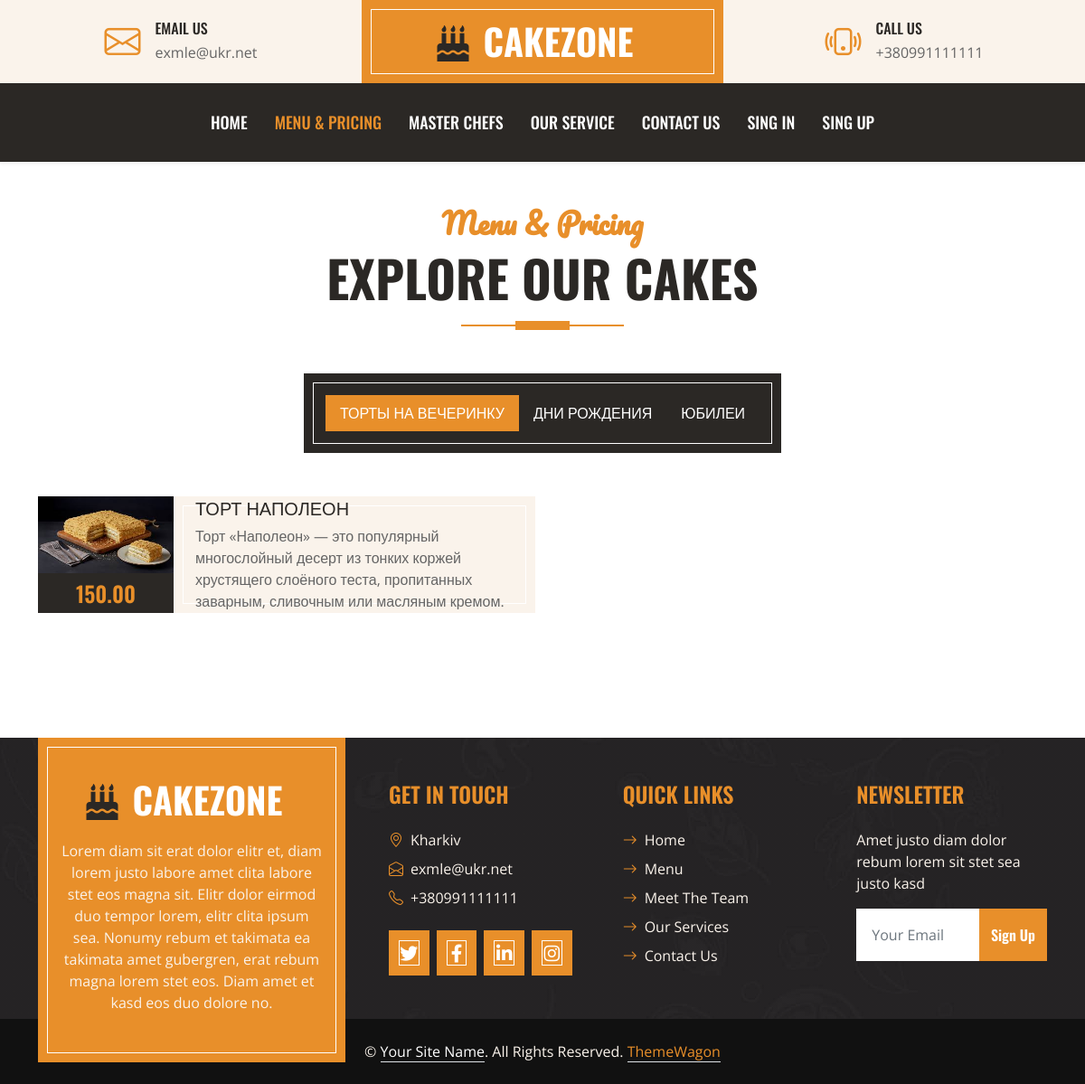
The app's page /menu/ with its own data.
### contacts/models.py (models this page shows, shortened)
class Contacts(models.Model):
    address = models.TextField() #address = models.CharField(max_length=255) мой вариант был
    photo = models.ImageField(upload_to='contacts_photos')
    phone = models.CharField(max_length=20)
    email = models.EmailField()
    working_hours = models.CharField(max_length=100)
    is_visible = models.BooleanField(default=True)
    sort = models.PositiveSmallIntegerField()
    facebook = models.URLField(blank=True)
    instagram = models.URLField(blank=True)
    twitter = models.URLField(blank=True)
    linkedin = models.URLField(blank=True)
    class Meta:
        verbose_name = 'Контакт' #'Contact'
        verbose_name_plural = 'Контакты' #'Contacts'
        ordering = ('sort',)

### menu/models.py (models this page shows, shortened)
class Category(models.Model):
    name = models.CharField(max_length=50)
    description = models.TextField(blank=True)
    sort = models.PositiveSmallIntegerField()
    is_vsible = models.BooleanField(default=True)
    class Meta:
        verbose_name = 'Категория' #'Category'
        verbose_name_plural = 'Категории' #'Categories'
        ordering = ('sort',)

class Dish(models.Model):
    name = models.CharField(max_length=50)
    description = models.TextField()
    price = models.DecimalField(max_digits=8, decimal_places=2)
    photo = models.ImageField(upload_to='menu_photos')
    is_visible = models.BooleanField(default=True)
    is_special = models.BooleanField(default=False)
    sort = models.PositiveSmallIntegerField()
    category = models.ForeignKey(Category, on_delete=models.CASCADE, related_name='dishes')
    def __str__(self):
        return self.name
    class Meta:
        verbose_name = 'Блюдо' #'Dish'
        verbose_name_plural = 'Блюда' #'Dishes'
        ordering = ('sort',)

### menu/views.py (the view)
# urls.py: path('', index, name = 'index'),
def index(request):
    categories = Category.objects.filter(is_vsible = True)
    context = {
        'categories': categories
    }
    return render(request, 'menu.html', context = context)

### contacts/forms.py
class SubscriberForm(forms.ModelForm):
    class Meta:
        model = Subscriber
        fields = ('email',)
        widgets = {
            'email': forms.EmailInput(attrs={
                'class': 'form-control border-white p-3',
                'placeholder': 'Your Email',
                }),
        }

### contacts/context_processors.py (called while the page is built)
def contacts(request):
    return {
        'subscriber_form': SubscriberForm(),
        'index_contacts': Contacts.objects.first()
    }

### menu/templates/menu.html
{% extends "index.html" %}
{% block content %}
    <div class="container-fluid about py-5">
        <div class="container">
            <div class="section-title position-relative text-center mx-auto mb-5 pb-3" style="max-width: 600px;">
                <h2 class="text-primary font-secondary">Menu & Pricing</h2>
                <h1 class="display-4 text-uppercase">Explore Our Cakes</h1>
            </div>
            <div class="tab-class text-center">
                <ul class="nav nav-pills d-inline-flex justify-content-center bg-dark text-uppercase border-inner p-4 mb-5">
                    {% for category in categories %}
                        {% if forloop.first %}
                            <li class="nav-item">
                                <a class="nav-link text-white active" data-bs-toggle="pill" href="#tab-{{ category.pk }}">{{ category.name }}</a>
                            </li>
                        {% else %}
                            <li class="nav-item">
                                <a class="nav-link text-white" data-bs-toggle="pill" href="#tab-{{ category.pk }}">{{ category.name }}</a>
                            </li>
                        {% endif %}
                    {% endfor %}
                </ul>
                <div class="tab-content">
                    {% for category in categories %}
                        <div id="tab-{{ category.pk }}" class="tab-pane fade show p-0 {% if forloop.first %}show active{% endif %}">
                            <div class="row g-3">
                                {% for dish in category.dishes.all %}
                                <div class="col-lg-6">
                                    <div class="d-flex h-100">
                                        <div class="flex-shrink-0">
                                            <img class="img-fluid" src="{{ dish.photo.url }}" alt="" style="width: 150px; height: 85px;">
                                            <h4 class="bg-dark text-primary p-2 m-0">{{ dish.price|floatformat:2 }}</h4>
                                        </div>
                                        <div class="d-flex flex-column justify-content-center text-start bg-secondary border-inner px-4">
                                            <h5 class="text-uppercase">{{ dish }}</h5>
                                            <span>{{ dish.description }}</span>
                                        </div>
                                    </div>
                                </div>
                                {% endfor %}
                            </div>
                        </div>
                    {% endfor %}
                </div>
            </div>
        </div>
    </div>
{% endblock %}

### templates/header.html
<div class="container-fluid px-0 d-none d-lg-block">
        <div class="row gx-0">
            <div class="col-lg-4 text-center bg-secondary py-3">
                <div class="d-inline-flex align-items-center justify-content-center">
                    <i class="bi bi-envelope fs-1 text-primary me-3"></i>
                    <div class="text-start">
                        <h6 class="text-uppercase mb-1">Email Us</h6>
                        <span>{{ index_contacts.email }}</span>
                    </div>
                </div>
            </div>
            <div class="col-lg-4 text-center bg-primary border-inner py-3">
                <div class="d-inline-flex align-items-center justify-content-center">
                    <a href="index.html" class="navbar-brand">
                        <h1 class="m-0 text-uppercase text-white"><i class="fa fa-birthday-cake fs-1 text-dark me-3"></i>CakeZone</h1>
                    </a>
                </div>
            </div>
            <div class="col-lg-4 text-center bg-secondary py-3">
                <div class="d-inline-flex align-items-center justify-content-center">
                    <i class="bi bi-phone-vibrate fs-1 text-primary me-3"></i>
                    <div class="text-start">
                        <h6 class="text-uppercase mb-1">Call Us</h6>
                        <span>{{ index_contacts.phone }}</span>
                    </div>
                </div>
            </div>
        </div>
    </div>

### templates/footer.html (shortened to what this page needs)
<div class="container-fluid bg-img text-secondary" style="margin-top: 90px">
        <div class="container">
            <div class="row gx-5">
                <div class="col-lg-4 col-md-6 mb-lg-n5">
                    <div class="d-flex flex-column align-items-center justify-content-center text-center h-100 bg-primary border-inner p-4">
                        <a href="index.html" class="navbar-brand">
                            <h1 class="m-0 text-uppercase text-white"><i class="fa fa-birthday-cake fs-1 text-dark me-3"></i>CakeZone</h1>
                        </a>
                        <p class="mt-3">Lorem diam sit erat dolor elitr et, diam lorem justo labore amet clita labore stet eos magna sit. Elitr dolor eirmod duo tempor lorem, elitr clita ipsum sea. Nonumy rebum et takimata ea takimata amet gubergren, erat rebum magna lorem stet eos. Diam amet et kasd eos duo dolore no.</p>
                    </div>
                </div>
                <div class="col-lg-8 col-md-6">
                    <div class="row gx-5">
                        <div class="col-lg-4 col-md-12 pt-5 mb-5">
                            <h4 class="text-primary text-uppercase mb-4">Get In Touch</h4>
                            <div class="d-flex mb-2">
                                <i class="bi bi-geo-alt text-primary me-2"></i>
                                <p class="mb-0">{{ index_contacts.address }}</p>
                            </div>
                            <div class="d-flex mb-2">
                                <i class="bi bi-envelope-open text-primary me-2"></i>
                                <p class="mb-0">{{ index_contacts.email }}</p>
                            </div>
                            <div class="d-flex mb-2">
                                <i class="bi bi-telephone text-primary me-2"></i>
                                <p class="mb-0">{{ index_contacts.phone }}</p>
                            </div>
                            <div class="d-flex mt-4">
                                <a class="btn btn-lg btn-primary btn-lg-square border-inner rounded-0 me-2" href="{{ index_contacts.twitter }}" target="_blank"><i class="fab fa-twitter fw-normal"></i></a>
                                <a class="btn btn-lg btn-primary btn-lg-square border-inner rounded-0 me-2" href="{{ index_contacts.facebook }}" target="_blank"><i class="fab fa-facebook-f fw-normal"></i></a>
                                <a class="btn btn-lg btn-primary btn-lg-square border-inner rounded-0 me-2" href="{{ index_contacts.linkedin }}" target="_blank"><i class="fab fa-linkedin-in fw-normal"></i></a>
                                <a class="btn btn-lg btn-primary btn-lg-square border-inner rounded-0 me-2" href="{{ index_contacts.instagram }}" target="_blank"><i class="fab fa-instagram fw-normal"></i></a>
                            </div>
                        </div>
                        <div class="col-lg-4 col-md-12 pt-0 pt-lg-5 mb-5">
                            <h4 class="text-primary text-uppercase mb-4">Quick Links</h4>
                            <div class="d-flex flex-column justify-content-start">
                                <a class="text-secondary mb-2" href="{% url 'home:index' %}"><i class="bi bi-arrow-right text-primary me-2"></i>Home</a>
                                <a class="text-secondary mb-2" href="{% url 'menu:index' %}"><i class="bi bi-arrow-right text-primary me-2"></i>Menu</a>
                                <a class="text-secondary mb-2" href="{% url 'masters:index' %}"><i class="bi bi-arrow-right text-primary me-2"></i>Meet The Team</a>
                                <a class="text-secondary mb-2" href="{% url 'services:index' %}"><i class="bi bi-arrow-right text-primary me-2"></i>Our Services</a>
                                <a class="text-secondary" href="{% url 'contacts:index' %}"><i class="bi bi-arrow-right text-primary me-2"></i>Contact Us</a>
                            </div>
                        </div>
                        <div class="col-lg-4 col-md-12 pt-0 pt-lg-5 mb-5">
                            <h4 class="text-primary text-uppercase mb-4">Newsletter</h4>
                            <p>Amet justo diam dolor rebum lorem sit stet sea justo kasd</p>
                            <form action="{% url 'contacts:subscribe' %}" method="post">
                                <div class="input-group">
                                    {{ subscriber_form.email }}
                                    <button class="btn btn-primary">Sign Up</button>
                                </div>
                            </form>
                        </div>
                    </div>
                </div>
            </div>
        </div>
    </div>
<div class="container-fluid text-secondary py-4" style="background: #111111;">
        <div class="container text-center">
            <p class="mb-0">&copy; <a class="text-white border-bottom" href="#">Your Site Name</a>. All Rights Reserved.
			<a class="border-bottom" href="https://themewagon.com" target="_blank">ThemeWagon</a>
        </div>
    </div>

### static/css/style.css (style rules this page uses)
:root { --primary: #E88F2A; --secondary: #FAF3EB; --light: #FFFFFF; --dark: #2B2825; }
.font-secondary { font-family: 'Pacifico', cursive; }
h1, h2, .font-weight-bold { font-weight: 700 !important; }
h3, h4, .font-weight-semi-bold { font-weight: 600 !important; }
h5, h6, .font-weight-medium { font-weight: 500 !important; }
.btn { font-family: 'Oswald', sans-serif; font-weight: 600; transition: .5s; }
.btn-primary { color: #FFFFFF; }
.border-inner { position: relative; }
.border-inner * { position: relative; z-index: 1; }
.border-inner::before { position: absolute; content: ""; top: 10px; right: 10px; bottom: 10px; left: 10px; background: none; border: 1px solid var(--light); z-index: 0; }
.btn-lg-square { width: 50px; height: 50px; }
.btn-square, .btn-sm-square, .btn-lg-square { padding-left: 0; padding-right: 0; text-align: center; }
.section-title::before { position: absolute; content: ""; width: 60px; height: 10px; left: 50%; bottom: 0; margin-left: -30px; background: var(--primary); }
.section-title::after { position: absolute; content: ""; width: 180px; height: 2px; left: 50%; bottom: 4px; margin-left: -90px; background: var(--primary); }
.bg-img { background: linear-gradient(rgba(43, 40, 37, .5), rgba(43, 40, 37, .5)), url(../img/bg.jpg) center center no-repeat; background-size: cover; }

### records on screen
Contacts: email "exmle@ukr.net", phone "+380991111111", address "Kharkiv"
Category: name "ТОРТЫ НА ВЕЧЕРИНКУ"
Category: name "ДНИ РОЖДЕНИЯ"
Category: name "ЮБИЛЕИ"
Dish: photo (picture), price "150.00", name "ТОРТ НАПОЛЕОН", description "Торт «Наполеон» — это популярный многослойный десерт из тонких коржей хрустящего слоёного теста, пропитанных заварным, сливочным или масляным кремом."
